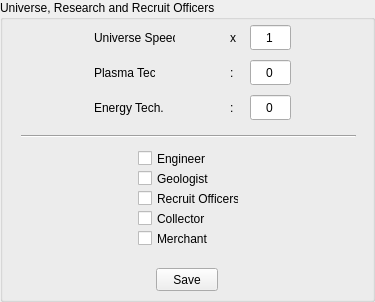
   <widget class="QGroupBox" name="groupBox_2">
    <property name="geometry">
     <rect>
      <x>598</x>
      <y>173</y>
      <width>375</width>
      <height>302</height>
     </rect>
    </property>
    <property name="title">
     <string>Universe, Research and Recruit Officers</string>
    </property>
    <widget class="QLineEdit" name="lineEditUniverseSpeed">
     <property name="geometry">
      <rect>
       <x>250</x>
       <y>25</y>
       <width>41</width>
       <height>25</height>
      </rect>
     </property>
     <property name="text">
      <string>1</string>
     </property>
     <property name="alignment">
      <set>Qt::AlignCenter</set>
     </property>
    </widget>
    <widget class="QLabel" name="label_9">
     <property name="geometry">
      <rect>
       <x>94</x>
       <y>30</y>
       <width>81</width>
       <height>16</height>
      </rect>
     </property>
     <property name="text">
      <string>Universe Speed</string>
     </property>
    </widget>
    <widget class="QLabel" name="label_10">
     <property name="geometry">
      <rect>
       <x>230</x>
       <y>30</y>
       <width>8</width>
       <height>16</height>
      </rect>
     </property>
     <property name="text">
      <string>x</string>
     </property>
    </widget>
    <widget class="QCheckBox" name="checkBoxRecruitOfficers">
     <property name="geometry">
      <rect>
       <x>138</x>
       <y>190</y>
       <width>101</width>
       <height>17</height>
      </rect>
     </property>
     <property name="text">
      <string>Recruit Officers</string>
     </property>
    </widget>
    <widget class="QCheckBox" name="checkBoxGeologist">
     <property name="geometry">
      <rect>
       <x>138</x>
       <y>170</y>
       <width>71</width>
       <height>17</height>
      </rect>
     </property>
     <property name="text">
      <string>Geologist</string>
     </property>
    </widget>
    <widget class="QCheckBox" name="checkBoxEngineer">
     <property name="geometry">
      <rect>
       <x>138</x>
       <y>150</y>
       <width>91</width>
       <height>17</height>
      </rect>
     </property>
     <property name="text">
      <string>Engineer</string>
     </property>
    </widget>
    <widget class="QPushButton" name="pushButtonSaveGlobalSettings">
     <property name="geometry">
      <rect>
       <x>156</x>
       <y>268</y>
       <width>62</width>
       <height>23</height>
      </rect>
     </property>
     <property name="text">
      <string>Save</string>
     </property>
    </widget>
    <widget class="QLabel" name="label_11">
     <property name="geometry">
      <rect>
       <x>94</x>
       <y>65</y>
       <width>61</width>
       <height>16</height>
      </rect>
     </property>
     <property name="text">
      <string>Plasma Tech.</string>
     </property>
    </widget>
    <widget class="QLabel" name="label_17">
     <property name="geometry">
      <rect>
       <x>230</x>
       <y>65</y>
       <width>8</width>
       <height>16</height>
      </rect>
     </property>
     <property name="text">
      <string>:</string>
     </property>
    </widget>
    <widget class="QLineEdit" name="lineEditPlasmaTech">
     <property name="geometry">
      <rect>
       <x>250</x>
       <y>60</y>
       <width>41</width>
       <height>25</height>
      </rect>
     </property>
     <property name="text">
      <string>0</string>
     </property>
     <property name="alignment">
      <set>Qt::AlignCenter</set>
     </property>
    </widget>
    <widget class="Line" name="line">
     <property name="geometry">
      <rect>
       <x>21</x>
       <y>135</y>
       <width>335</width>
       <height>3</height>
      </rect>
     </property>
     <property name="orientation">
      <enum>Qt::Horizontal</enum>
     </property>
    </widget>
    <widget class="QCheckBox" name="checkBoxCollector">
     <property name="geometry">
      <rect>
       <x>138</x>
       <y>210</y>
       <width>101</width>
       <height>17</height>
      </rect>
     </property>
     <property name="text">
      <string>Collector</string>
     </property>
    </widget>
    <widget class="QCheckBox" name="checkBoxMerchant">
     <property name="geometry">
      <rect>
       <x>138</x>
       <y>230</y>
       <width>101</width>
       <height>17</height>
      </rect>
     </property>
     <property name="text">
      <string>Merchant</string>
     </property>
    </widget>
    <widget class="QLabel" name="label_12">
     <property name="geometry">
      <rect>
       <x>94</x>
       <y>100</y>
       <width>71</width>
       <height>16</height>
      </rect>
     </property>
     <property name="text">
      <string>Energy Tech.</string>
     </property>
    </widget>
    <widget class="QLabel" name="label_21">
     <property name="geometry">
      <rect>
       <x>230</x>
       <y>100</y>
       <width>8</width>
       <height>16</height>
      </rect>
     </property>
     <property name="text">
      <string>:</string>
     </property>
    </widget>
    <widget class="QLineEdit" name="lineEditEnergyTech">
     <property name="geometry">
      <rect>
       <x>250</x>
       <y>95</y>
       <width>41</width>
       <height>25</height>
      </rect>
     </property>
     <property name="text">
      <string>0</string>
     </property>
     <property name="alignment">
      <set>Qt::AlignCenter</set>
     </property>
    </widget>
   </widget>
